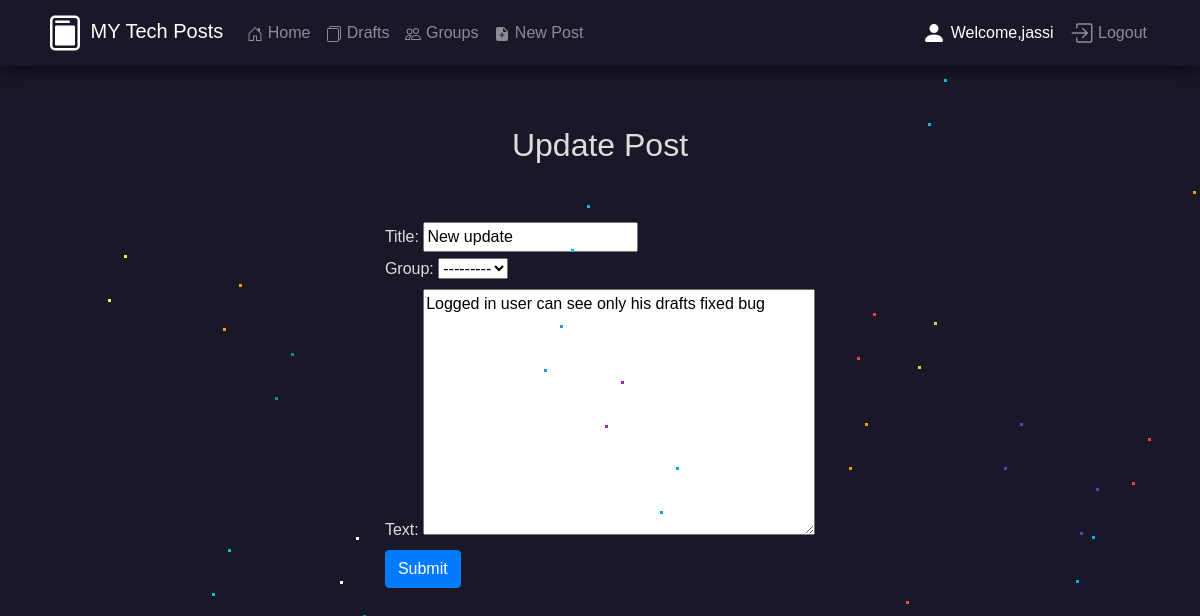
Screenshot of /blog/28/post_update/ (signed in) with the database file from the repository.
### blog/models.py (models this page shows, shortened)
class Post(models.Model):
    author = models.ForeignKey('auth.user',on_delete=models.CASCADE)
    title = models.CharField(max_length=256)
    text = models.TextField()
    date_created = models.DateTimeField(auto_now_add=True)
    date_posted = models.DateTimeField(blank=True,null=True)
    group = models.ForeignKey("blog.Mygroup", related_name=("posts"), on_delete=models.CASCADE,null=True,blank=True)

### blog/views.py (the view)
# urls.py: path('<slug:pk>/post_update/',views.PostUpdateView.as_view(),name='postupdate'),
class PostUpdateView(LoginRequiredMixin,UpdateView):
    redirect_field_name = 'blog:postlist'
    form_class = PostForm
    model = Post
    def get_form_kwargs(self):
        kwargs = super(PostUpdateView, self).get_form_kwargs()
        kwargs['user'] = self.request.user
        return kwargs

### blog/forms.py
class PostForm(forms.ModelForm):
    class Meta():
        model = Post
        fields = ('author','title','text','group',)
        widgets = {
            'author' : forms.HiddenInput(),
            'title' : forms.TextInput(attrs={'class':'textinputclass'}),
            'text' : forms.Textarea(attrs={'class':'editable medium-editor-textarea postcontent'})
        }
    def __init__(self, user, *args, **kwargs):
        super(PostForm, self).__init__(*args, **kwargs)
        self.user = user
        self.fields['group'].queryset = Mygroup.objects.filter(member__id=self.user.id)

### blog/templates/blog/post_form.html (shortened to what this page needs)
{% extends 'blog/base.html' %}
{% block body_block %}
<form class="post_form" method="POST">
<h2 style="padding:50px">
    {% if post.id %}
    Update
    {% else %}
    Create
    {% endif %}
    Post
</h2>
    <div>
        <div>
            {{form.title.label_tag}}
            {{form.title}}
        </div>
        <div>
            {{form.group.label_tag}}
            {{form.group}}
        </div>
        <div>
            {{form.text.label_tag}}
            {{form.text}}
        </div>
        <input type="submit" value="Submit" class="btn btn-primary">
    </div>
</form>
{% endblock body_block %}

### blog/templates/blog/base.html (shortened to what this page needs)
<!DOCTYPE html>
<html lang="en">
{% load static %}
<head>
    <link rel="stylesheet" href="https://stackpath.bootstrapcdn.com/bootstrap/4.5.0/css/bootstrap.min.css"
>
    <link rel="stylesheet" href="{% static 'style.css' %}">
    <link rel="stylesheet" href="{% static 'imported.css' %}">
</head>
<body>
    <nav class="mynav navbar sticky-top navbar-expand-lg navbar-dark">
        <div class="container">
            <a class="navbar-brand" href="{% url 'blog:postlist' %}">
                MY Tech Posts
            </a>
            <div class="collapse navbar-collapse" id="navbarSupportedContent">
                <ul class="navbar-nav mr-auto">
                    <li class="nav-item">
                        <a class="nav-link" href="{% url 'home' %}">
                            Home
                        </a>
                    </li>
                    <li class="nav-item">
                        <a class="nav-link" href="{% url 'blog:drafts' %}">
                            Drafts
                        </a>
                    </li>
                    <li class="nav-item">
                        <a class="nav-link" href="{% url 'blog:mygrouplist' %}">
                            Groups
                        </a>
                    </li>
                    {% if user.is_authenticated %}
                    <li class="nav-item">
                        <a class="nav-link" href="{% url 'blog:postcreate' %}">
                            New Post
                        </a>
                    </li>
                    {% endif %}
                </ul>
                <ul class="navbar-nav  my-2 my-lg-0">
                    {% if user.is_authenticated %}
                    <li class="nav-item">
                        <a class="nav-link active disabled" href="/">
                            <svg width="1.5em" height="1.5em" viewBox="0 0 16 16" class="bi bi-person-fill"
                                fill="currentColor" xmlns="http://www.w3.org/2000/svg">
                                <path fill-rule="evenodd"
                                    d="M3 14s-1 0-1-1 1-4 6-4 6 3 6 4-1 1-1 1H3zm5-6a3 3 0 1 0 0-6 3 3 0 0 0 0 6z" />
                            </svg>
                            Welcome,{{user.username}}</a>
                    </li>
                    <li class="nav-item">
                        <a class="nav-link" href="{% url 'logout' %}">
                            Logout</a>
                    </li>
                    {% endif %}
                </ul>
            </div>
        </div>
        <div class="starsec"></div>
        <div class="starthird"></div>
        <div class="starfourth"></div>
    </nav>
    <div class="margin-body">
        <div>
            <div class="starsec"></div>
            <div class="starthird"></div>
            <div class="starfourth"></div>
        </div>
        <div class="container">
            {% block body_block %}{% endblock body_block %}
        </div>
</body>
</html>

### blog/static/style.css (style rules this page uses)
body { color: #ddd; }
.mynav { margin-bottom: 10px ; background-image:url("https://1.bp.blogspot.com/-Fo3iRt97ZXY/XvSG4EMwi0I/AAAAAAAAVEo/mrApRTcVVRk1m-fX9K-ffNwRUXlHUocdwCLcBGAsYHQ/s1600/h.jpg");; box-shadow: 0px 1px 18px rgba(0, 0, 0, 0.795); }
html { height: 100%; }
body { margin:0; padding:0; font-family: sans-serif; }
.post_form { display : flex; flex-direction: column; align-items: center; }

### rows the page displays
Post: title "New update", group "---------", text "Logged in user can see only his drafts fixed bug"

### other values shown
{{ user.username }} "jassi"
